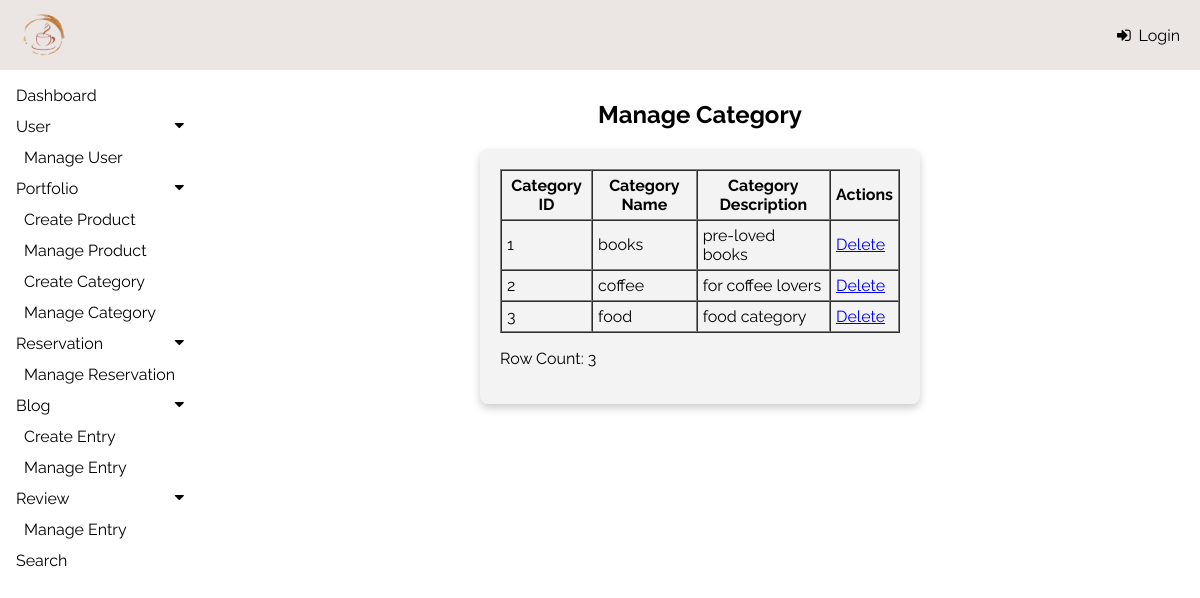
The page /admin/modules/product/categoryList.php on the database its author committed.
### tables this page shows
CREATE TABLE `category` (
  `categoryID` int(11) NOT NULL,
  `categoryName` varchar(100) NOT NULL,
  `categoryDesc` varchar(100) NOT NULL,
  `createDate` timestamp NOT NULL DEFAULT current_timestamp()
);

### admin/modules/product/categoryList.php (the view, shortened to what this page needs)
<?php
include("../../config/config.php");
?>
<!DOCTYPE html>
<html lang="en">
<head>
    <link rel="stylesheet" href="https://cdnjs.cloudflare.com/ajax/libs/font-awesome/4.7.0/css/font-awesome.min.css">
    <link rel="stylesheet" type="text/css" href="../../css/admin.css">
</head>
<body>
    <div class="topNav">
        <img src="../../img/icon.png" alt="Logo">
        <a href="login.php">
            <i class="fa fa-sign-in" style="font: size 12px;"></i> Login
        </a>
    </div>
    <?php
    include '../../includes/sideNav.php';
    ?>
    <div class="main">
        <h2 style="text-align: center;">Manage Category</h2>
        <div class="rowform">
            <?php
            $sql_product = "SELECT categoryID, categoryName, categoryDesc
            FROM category
            ORDER BY categoryID ASC";
            $result = mysqli_query($conn, $sql_product);
            $rowcount = mysqli_num_rows($result);
            if ($rowcount > 0) {
                echo "<table border='1' cellpadding='5' cellspacing='0' width='100%'>";
                echo "<tr>";
                echo "<th>Category ID</th>";
                echo "<th>Category Name</th>";
                echo "<th>Category Description</th>";
                echo "<th>Actions</th>";
                echo "</tr>";
                while ($row = mysqli_fetch_assoc($result)) {
                    echo "<tr>";
                    echo "<td>" . htmlspecialchars($row["categoryID"]) . "</td>";
                    echo "<td>" . htmlspecialchars($row["categoryName"]) . "</td>";
                    echo "<td>" . htmlspecialchars($row["categoryDesc"]) . "</td>";
                    echo "<td>";
                    echo "<a href='manageCategory.php?id=" . urlencode($row["categoryID"]) . "' onclick='return confirm(\"Are you sure you want to delete this category?\");'>Delete</a>";
                    echo "</td>";
                    echo "</tr>";
                }
                echo "</table>";
                echo "<p>Row Count: $rowcount</p>";
            } else {
                echo "<p>No results found.</p>";
            }
            echo '</div>';
            echo '</div>';
            ?>
            <p><a href="<?php echo ADMIN_BASE_URL; ?>">Admin Page</a></p>

### admin/css/admin.css (style rules this page uses)
body { font-family: "Raleway", sans-serif; margin: 0; padding: 0; background-color: white; }
.topNav { display: flex; justify-content: space-between; align-items: center; background-color:#ebe6e4; color: black; padding: 10px 20px; position: fixed; top: 0; left: 0; width: 100%; z-index: 2; box-sizing: border-box; }
.topNav img { height: 50px; }
.topNav a { color: black; text-decoration: none; font-size: 16px; display: flex; align-items: center; }
.topNav .fa { margin-right: 8px; }
.main { margin-top: 70px; margin-left: 200px; padding: 10px 10px; }
.rowform { max-width: 400px; padding: 20px; background-color: #f3f3f3; border-radius: 8px; box-shadow: 0 4px 8px rgba(0, 0, 0, 0.2); margin: auto; }

### rows shown on the page
category: categoryID "1", categoryName "books", categoryDesc "pre-loved books"
category: categoryID "2", categoryName "coffee", categoryDesc "for coffee lovers"
category: categoryID "3", categoryName "food", categoryDesc "food category"

### other values the page prints
$rowcount "3"
